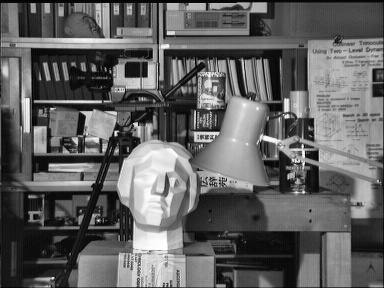
#> input picture images/statue.jpg, 384 x 288 px
$ jupyter execute inciso1.ipynb
#> lines starting #> are read from the running program, lines starting #| are printed output that depends on the picture
[cell 1]
import matplotlib.pyplot as plt
from skimage import io, exposure
import numpy as np

## Utility Functions

[cell 2]
def do_histogram(image, is_flattened=False):
    if not is_flattened:
        image = image.flatten()

    hist, bins = np.histogram(image, bins=256, range=[0, 256])
    bins = bins[1:]
    return hist, bins

def normalize(np_array: np.ndarray):
    np_array_max = np_array.max()
    normalized_array = np.array([number/np_array_max for number in np_array]).astype(np.float32)
    return normalized_array

def to_255(image):
    return (image * 255).astype(np.uint8)

def equalize_image(image, normalized_cdf: np.ndarray):
    new_image = normalized_cdf[image]
    return to_255(new_image)

## Image Visualization and Procesing

[cell 3]
image = io.imread('images/statue.jpg', as_gray=True)
#> image is the input picture: shape (288, 384) float64; min 0, max 1, mean 0.383
image = to_255(image)

plt.figure()
plt.imshow(image, cmap='grey')
plt.title("statue.jpg")
plt.show()

[cell 4]
hist, bins = do_histogram(image)
#> in do_histogram, `hist, bins = np.histogram(image, bins=256, range=[0, 256])`: hist = 256 values, max 1675 at index 24, min 0 at index 25, mean 432; bins = 257 values from 0 to 256
#> in do_histogram, `bins = bins[1:]`: bins = 256 values from 1 to 256
#> bins = 256 values from 1 to 256
# We compute the CDF
cdf = hist.cumsum()
#> cdf = 256 values from 303 to 110592

# We normalize both the CDF asd the histogram
normalized_cdf = normalize(cdf)
#> in normalize, `np_array_max = np_array.max()`: np_array_max = 110592
#> in normalize, `normalized_array = np.array([number/np_array_max for number in np_arra..`: normalized_array = 256 values from 0.00274 to 1
#> normalized_cdf = 256 values from 0.00274 to 1
normalized_hist = normalize(hist)
#> normalized_hist = 256 values, max 1 at index 24, min 0 at index 25, mean 0.258

[cell 5]
plt.figure()
plt.plot(bins, normalized_hist, color='blue', label='Histogram')
plt.plot(bins, normalized_cdf, color='orange', label='CDF')
plt.title('CDF against Histogram')
plt.legend()
plt.show()
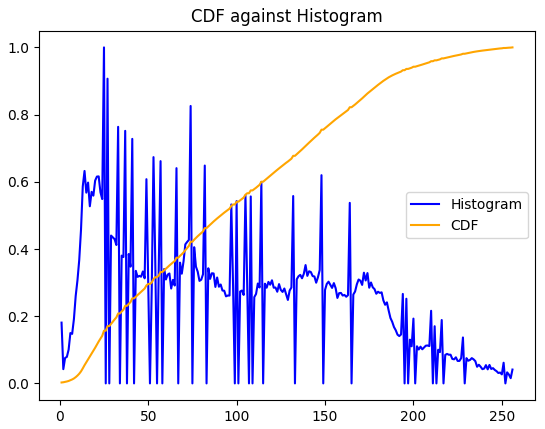
#> figure drawn by matplotlib, 1 panel; curve peaks at x = 25, y = 1; curve peaks at x = 256, y = 1

## Image Equalization

[cell 6]
# Map original pixels to equalized values using the CDF
new_image = equalize_image(image, normalized_cdf)
#> in equalize_image, `new_image = normalized_cdf[image]`:
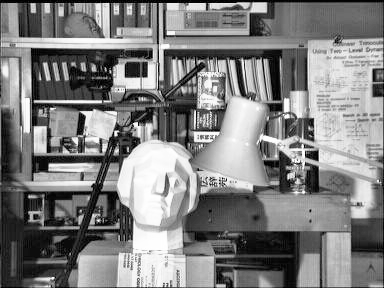
#> new_image: shape (288, 384) float32; min 0.00274, max 1, mean 0.503
hist, bins = do_histogram(new_image)
#> hist = 256 values, max 1675 at index 39, min 0 at index 6, mean 432
hist = normalize(hist)
#> hist = 256 values, max 1 at index 39, min 0 at index 6, mean 0.258

# We compute the CDF
new_cdf = hist.cumsum()
#> new_cdf = 256 values from 0.223 to 66.03
normalized_new_cdf = normalize(new_cdf)
#> normalized_new_cdf = 256 values from 0.00338 to 1

plt.figure()
plt.plot(bins, hist, color='blue', label='Histogram')
plt.plot(bins, normalized_new_cdf, color='orange', label='CDF')
plt.title('CDF against Histogram')
plt.legend()
plt.show()
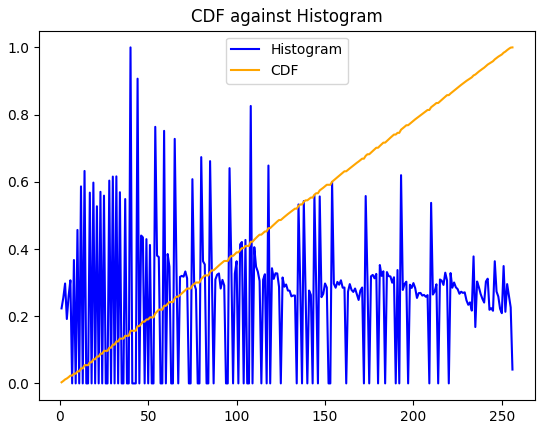
#> figure drawn by matplotlib, 1 panel; curve peaks at x = 40, y = 1; curve peaks at x = 256, y = 1

## Image Comparison

[cell 7]
plt.figure(figsize=(10, 5))

# Original Image
plt.subplot(1, 2, 1)
plt.imshow(image, cmap='gray')
plt.title("Original Image")
plt.axis("off")  # Hide axis

# Equalized Image
plt.subplot(1, 2, 2)
plt.imshow(new_image, cmap='gray')
plt.title("Equalized Image")
plt.axis("off")  # Hide axis

plt.show()
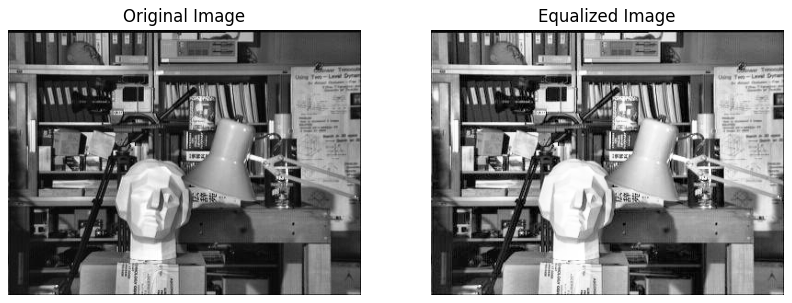
#> figure drawn by matplotlib, 2 panels

## Funciones de Scikit

[cell 8]
from skimage import io, color, exposure

[cell 9]
image = io.imread('images/statue.jpg')  # Replace with your image path
gray = color.rgb2gray(image)

# Equalize the image
equalized = exposure.equalize_hist(gray)

# Compute histograms and CDFs
hist_orig, bins = np.histogram(gray, bins=256, range=(0, 1))
#> hist_orig = 256 values, max 1059 at index 13, min 26 at index 254, mean 432; bins = 257 values from 0 to 1
hist_eq, bins_eq = np.histogram(equalized, bins=256, range=(0, 1))
#> hist_eq = 256 values, max 1059 at index 12, min 0 at index 7, mean 432; bins_eq = 257 values from 0 to 1

cdf_orig = np.cumsum(hist_orig) / np.sum(hist_orig)
#> cdf_orig = 256 values from 0.00274 to 1
cdf_eq = np.cumsum(hist_eq) / np.sum(hist_eq)
#> cdf_eq = 256 values from 0.00338 to 1

# Plot results
fig, axes = plt.subplots(2, 3, figsize=(15, 6))

# Original Image
axes[0, 0].imshow(gray, cmap='gray')
axes[0, 0].set_title('Original Image')
axes[0, 0].axis('off')

# Equalized Image
axes[0, 1].imshow(equalized, cmap='gray')
axes[0, 1].set_title('Equalized Image')
axes[0, 1].axis('off')

# Histogram of Original Image
axes[1, 0].plot(bins[:-1], hist_orig, color='black')
axes[1, 0].set_title('Histogram (Original)')

# Histogram of Equalized Image
axes[1, 1].plot(bins_eq[:-1], hist_eq, color='black')
axes[1, 1].set_title('Histogram (Equalized)')

# CDF of Original Image
axes[1, 2].plot(bins[:-1], cdf_orig, color='red', label='CDF (Original)')
axes[1, 2].plot(bins_eq[:-1], cdf_eq, color='blue', label='CDF (Equalized)')
axes[1, 2].legend()
axes[1, 2].set_title('CDF Comparison')

plt.tight_layout()
plt.show()
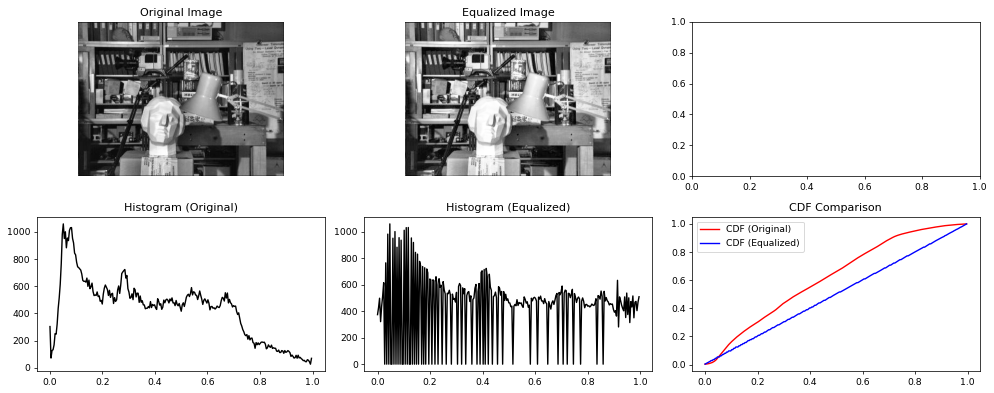
#> figure drawn by matplotlib, 5 panels; panel 3: curve peaks at x = 0.0508, y = 1059; panel 4: curve peaks at x = 0.0469, y = 1059; panel 5: curve peaks at x = 0.996, y = 1; panel 5: curve peaks at x = 0.996, y = 1

$ run again, with images/cell.jpg copied over images/statue.jpg
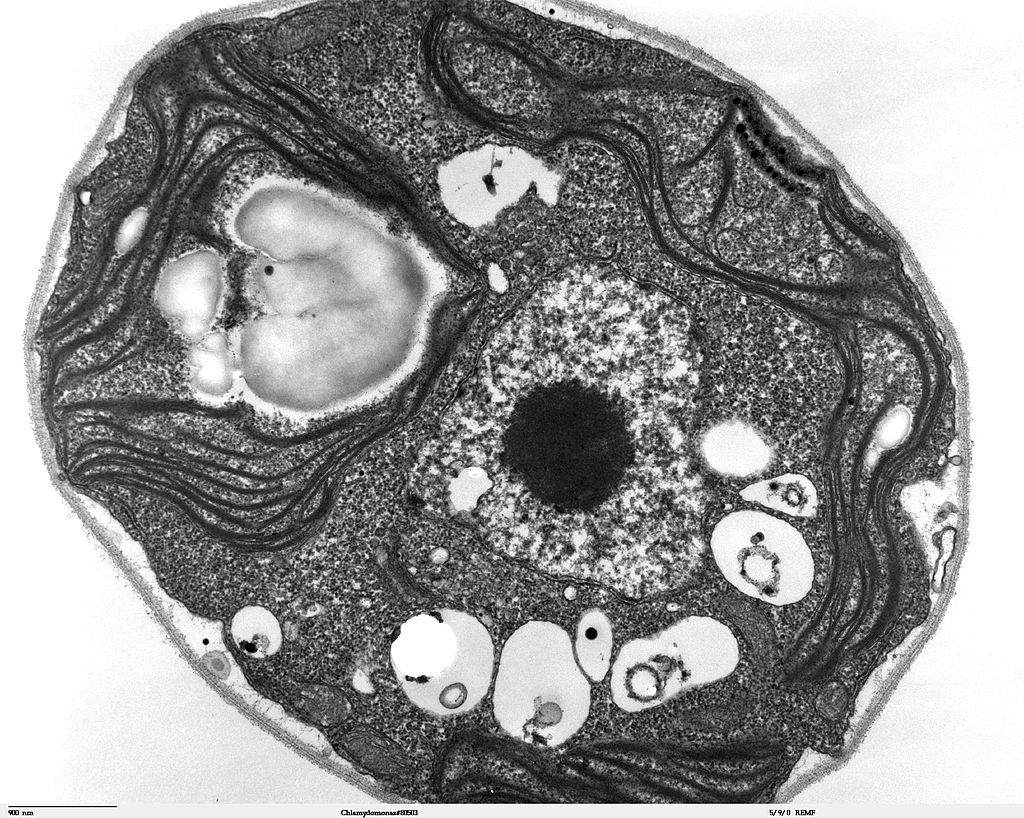
#> input picture images/cell.jpg, 1024 x 818 px
#> image is the input picture: shape (818, 1024); min 0, max 255, mean 149.3
#> in do_histogram, `hist, bins = np.histogram(image, bins=256, range=[0, 256])`: hist = 256 values, max 100286 at index 1, min 159 at index 255, mean 3272; bins = 257 values from 0 to 256
#> in do_histogram, `bins = bins[1:]`: bins = 256 values from 1 to 256
#> cdf = 256 values from 1090 to 837632
#> np_array_max = 837632
#> normalized_array = 256 values from 0.0013 to 1
#> normalized_hist = 256 values, max 1 at index 1, min 0.00159 at index 255, mean 0.0326
#> in equalize_image, `new_image = normalized_cdf[image]`:
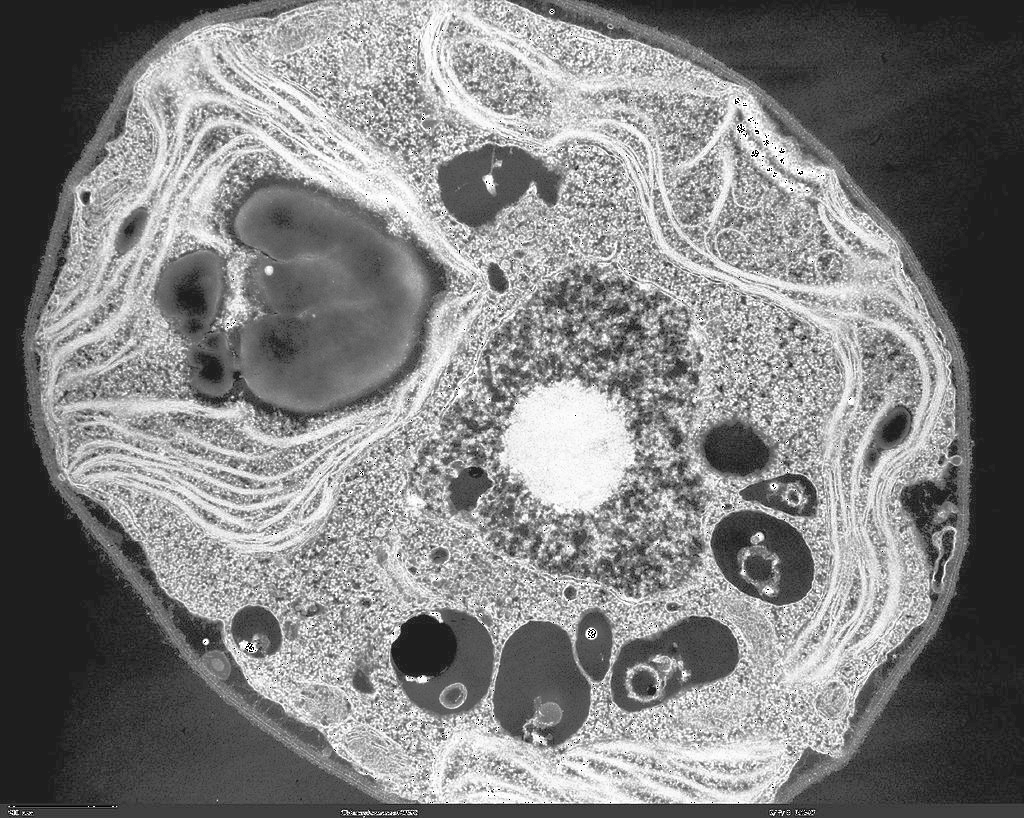
#> new_image: shape (818, 1024) float32; min 0.0013, max 1, mean 0.509
#> `hist, bins = do_histogram(new_image)`: hist = 256 values, max 100286 at index 30, min 0 at index 1, mean 3272
#> `hist = normalize(hist)`: hist = 256 values, max 1 at index 30, min 0 at index 1, mean 0.0326
#> new_cdf = 256 values from 0.0109 to 8.35
#> normalized_new_cdf = 256 values from 0.0013 to 1
#> `equalized = exposure.equalize_hist(gray)`:
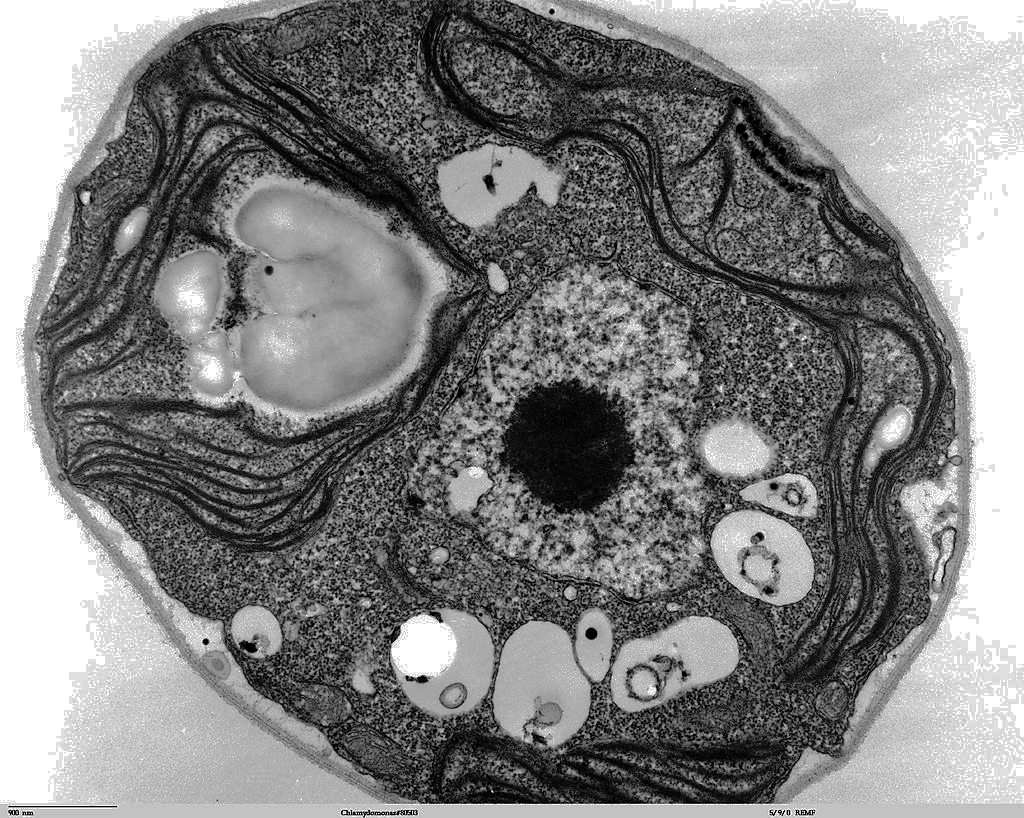
#> equalized: shape (818, 1024) float64; min 0.0013, max 1, mean 0.509
#> `hist_orig, bins = np.histogram(gray, bins=256, range=(0, 1))`: hist_orig = 256 values, max 1090 at index 0, min 0 at index 1, mean 4.88; bins = 257 values from 0 to 1
#> hist_eq = 256 values, max 100286 at index 255, min 0 at index 20, mean 3272; bins_eq = 257 values from 0 to 1
#> cdf_orig = 256 values from 0.873 to 1
#> cdf_eq = 256 values from 0.00387 to 1

$ run again, with images/leo.jpg copied over images/statue.jpg
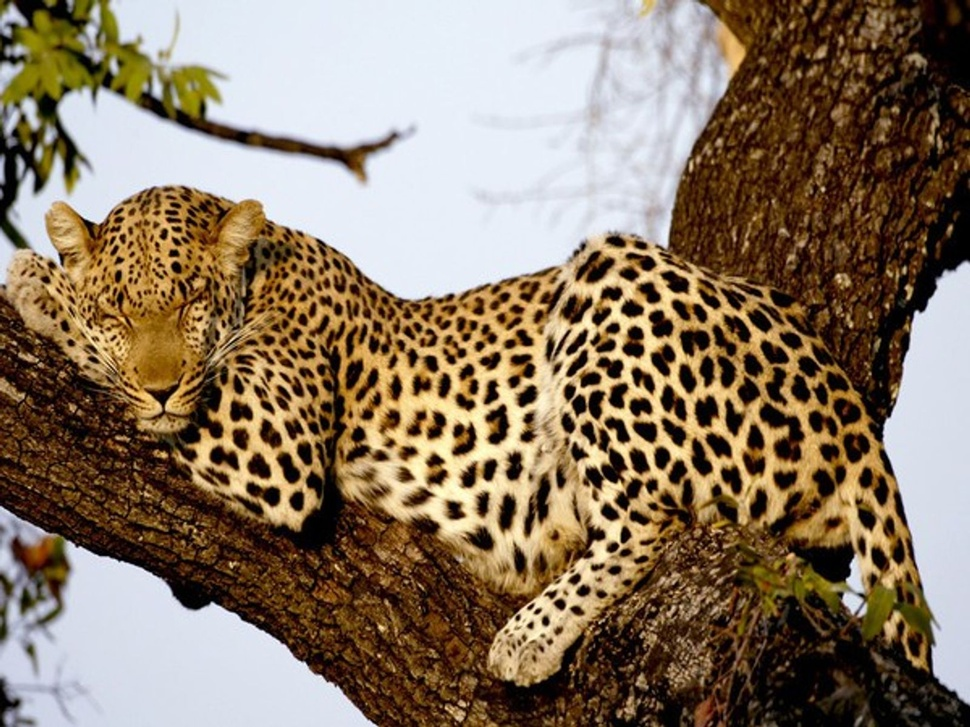
#> input picture images/leo.jpg, 970 x 727 px, shrunk from 1600 x 1200 before the run
#> in do_histogram, `hist, bins = np.histogram(image, bins=256, range=[0, 256])`: hist = 256 values, max 34503 at index 238, min 0 at index 253, mean 2754.6; bins = 257 values from 0 to 256
#> in do_histogram, `bins = bins[1:]`: bins = 256 values from 1 to 256
#> cdf = 256 values from 6251 to 705190
#> np_array_max = 705190
#> normalized_array = 256 values from 0.00886 to 1
#> normalized_hist = 256 values, max 1 at index 238, min 0 at index 253, mean 0.0798
#> in equalize_image, `new_image = normalized_cdf[image]`:
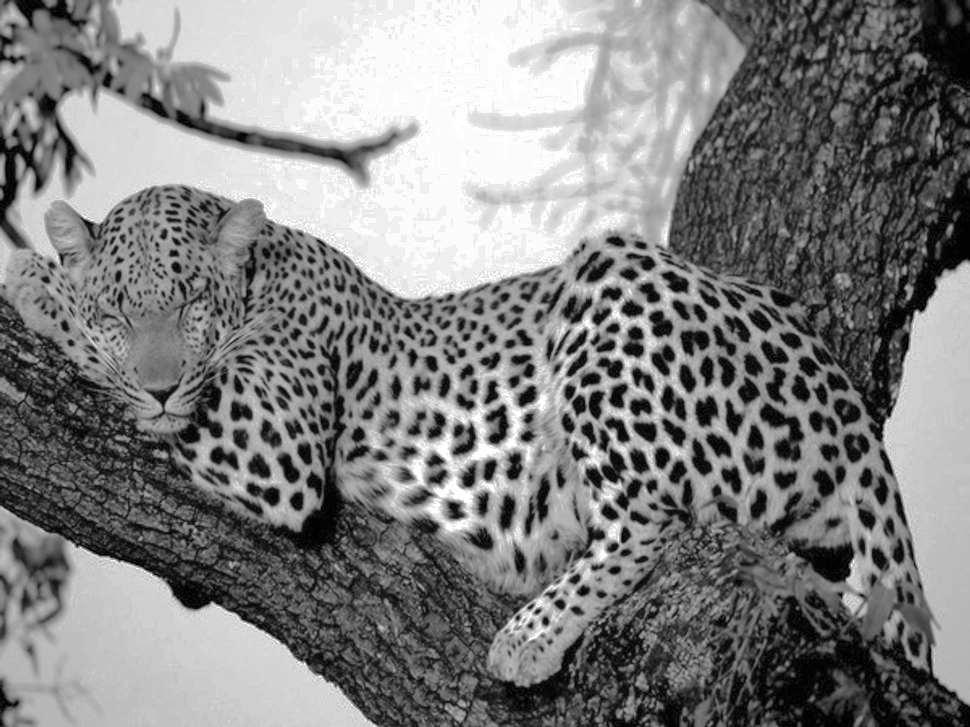
#> new_image: shape (727, 970) float32; min 0.00886, max 1, mean 0.504
#> `hist, bins = do_histogram(new_image)`: hist = 256 values, max 34503 at index 251, min 0 at index 0, mean 2754.6
#> `hist = normalize(hist)`: hist = 256 values, max 1 at index 251, min 0 at index 0, mean 0.0798
#> new_cdf = 256 values from 0 to 20.44
#> normalized_new_cdf = 256 values from 0 to 1
#> `plt.show()`:
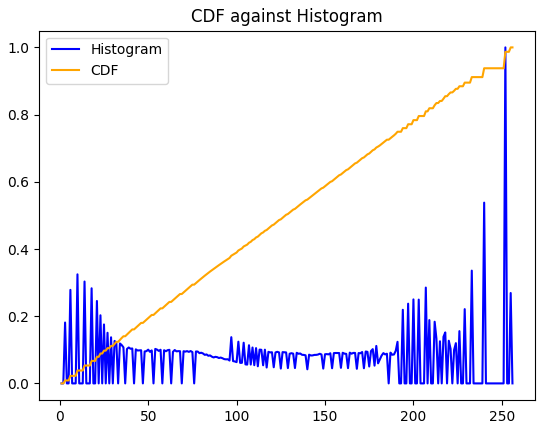
#> figure drawn by matplotlib, 1 panel; curve peaks at x = 252, y = 1; curve peaks at x = 256, y = 1
#> `hist_orig, bins = np.histogram(gray, bins=256, range=(0, 1))`: hist_orig = 256 values, max 34323 at index 239, min 0 at index 254, mean 2754.6; bins = 257 values from 0 to 1
#> hist_eq = 256 values, max 26075 at index 248, min 0 at index 0, mean 2754.6; bins_eq = 257 values from 0 to 1
#> cdf_orig = 256 values from 0.00885 to 1
#> cdf_eq = 256 values from 0 to 1

$ run again, with images/perro.jpg copied over images/statue.jpg
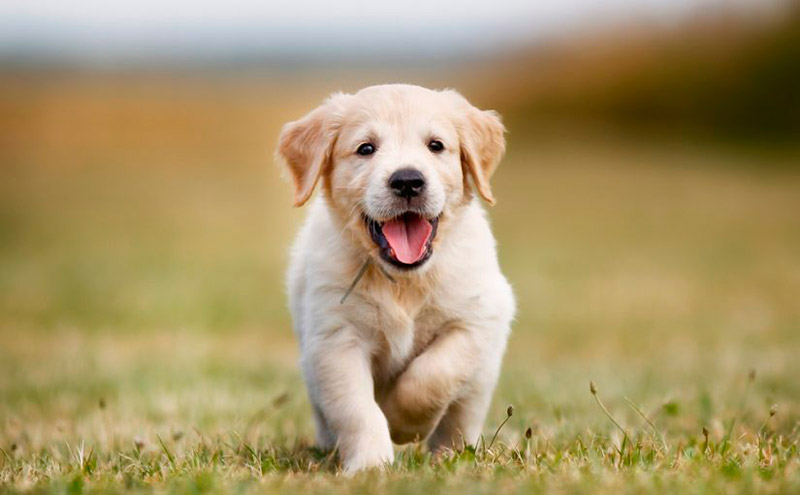
#> input picture images/perro.jpg, 800 x 495 px
#> in do_histogram, `hist, bins = np.histogram(image, bins=256, range=[0, 256])`: hist = 256 values, max 6646 at index 141, min 0 at index 250, mean 1546.9; bins = 257 values from 0 to 256
#> in do_histogram, `bins = bins[1:]`: bins = 256 values from 1 to 256
#> cdf = 256 values from 47 to 396000
#> np_array_max = 396000
#> normalized_array = 256 values from 0.000119 to 1
#> normalized_hist = 256 values, max 1 at index 141, min 0 at index 250, mean 0.233
#> in equalize_image, `new_image = normalized_cdf[image]`:
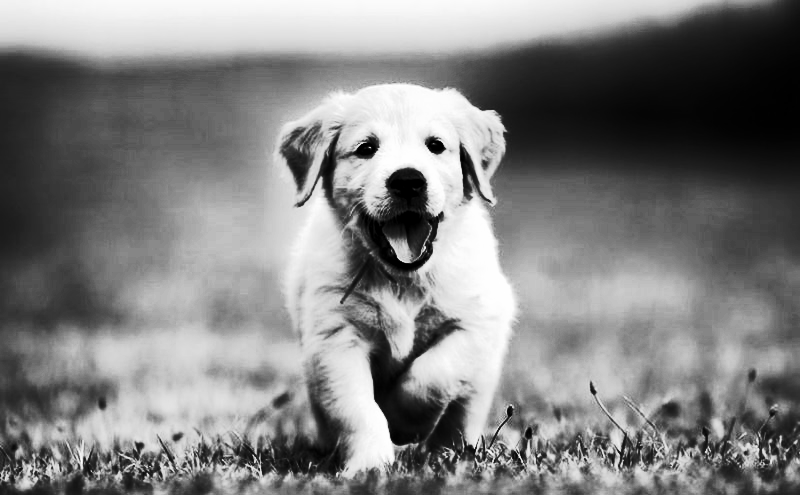
#> new_image: shape (495, 800) float32; min 0.000119, max 1, mean 0.504
#> `hist, bins = do_histogram(new_image)`: hist = 256 values, max 6646 at index 90, min 0 at index 46, mean 1546.9
#> `hist = normalize(hist)`: hist = 256 values, max 1 at index 90, min 0 at index 46, mean 0.233
#> new_cdf = 256 values from 0.197 to 59.58
#> normalized_new_cdf = 256 values from 0.00331 to 1
#> `plt.show()`:
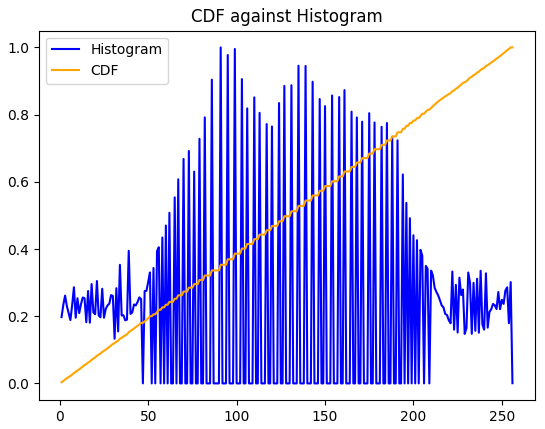
#> figure drawn by matplotlib, 1 panel; curve peaks at x = 91, y = 1; curve peaks at x = 256, y = 1
#> `hist_orig, bins = np.histogram(gray, bins=256, range=(0, 1))`: hist_orig = 256 values, max 6704 at index 144, min 0 at index 251, mean 1546.9; bins = 257 values from 0 to 1
#> hist_eq = 256 values, max 1998 at index 252, min 1106 at index 93, mean 1546.9; bins_eq = 257 values from 0 to 1
#> cdf_orig = 256 values from 0.000119 to 1
#> cdf_eq = 256 values from 0.00333 to 1
